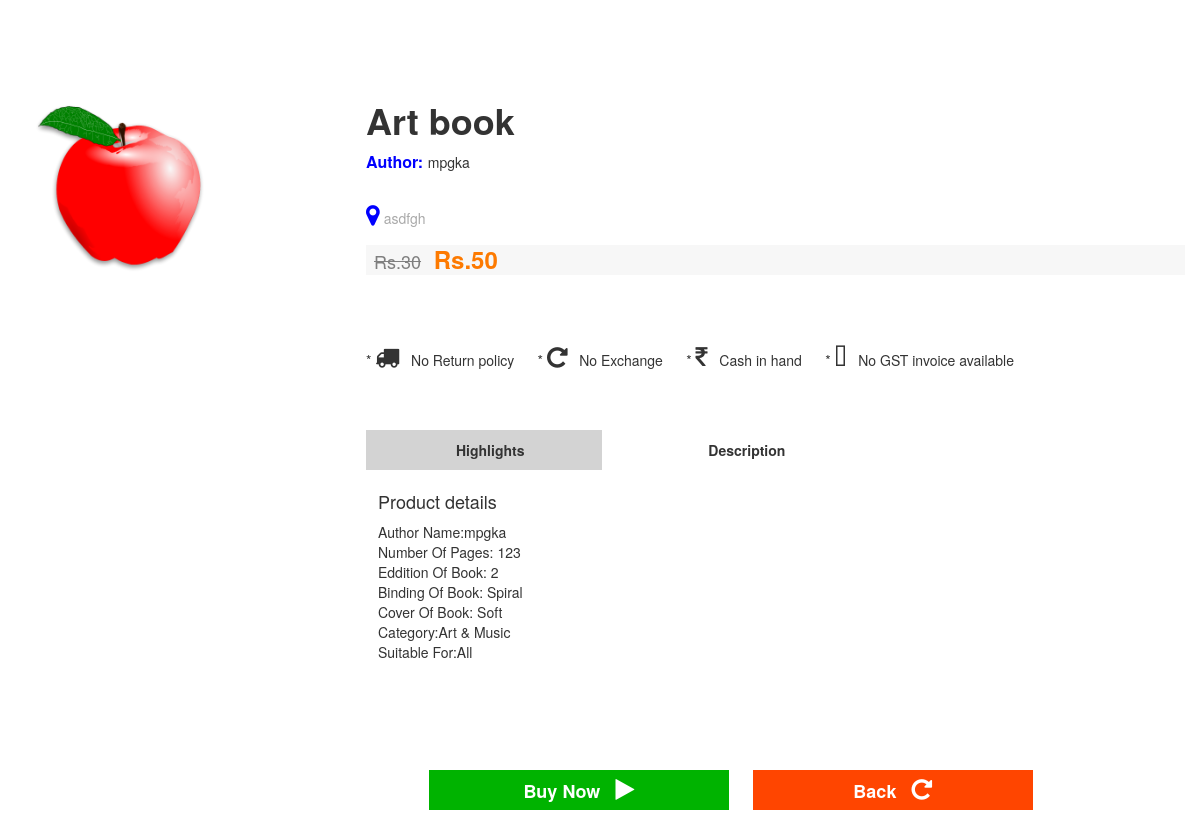
The app's page /sdetails.php?id=43 with its own data.
### tables this page shows
CREATE TABLE `book` (
  `id` int(255) NOT NULL,
  `NameOfBook` varchar(255) NOT NULL,
  `BookAuthorName` varchar(255) NOT NULL,
  `DescriptionOfBook` varchar(255) NOT NULL,
  `NumberOfPages` varchar(255) NOT NULL,
  `EdditionOfBook` varchar(255) NOT NULL,
  `BindingOfBook` varchar(255) NOT NULL,
  `CoverOfBook` varchar(255) NOT NULL,
  `Category` varchar(255) NOT NULL,
  `SuitableFor` varchar(255) NOT NULL,
  `ActualPrice` varchar(255) NOT NULL,
  `SellingPrice` varchar(255) NOT NULL,
  `BookImage` varchar(255) NOT NULL,
  `SName` varchar(255) NOT NULL,
  `SEId` varchar(255) NOT NULL,
  `SPhoNo` varchar(255) NOT NULL,
  `SAdd` varchar(255) NOT NULL,
  `BookStore` varchar(255) NOT NULL
);

### sdetails.php (the view, shortened to what this page needs)
<?php
    $host='localhost';
    $username='root';
    $password='';
    $dbname = "bookbasket";
    $conn=mysqli_connect($host,$username,$password,"$dbname");
?>
<!DOCTYPE html>
<html lang="en">
<head>
<link rel="stylesheet" href="https://cdnjs.cloudflare.com/ajax/libs/font-awesome/4.7.0/css/font-awesome.min.css">
<link rel="stylesheet" href="css/styles.css">
 <link rel="stylesheet" href="https://maxcdn.bootstrapcdn.com/bootstrap/3.4.1/css/bootstrap.min.css">
</head>
<body>
<div class="container">
<div class="left">
<?php
	$id=$_GET['id'];
	$querydisplay=mysqli_query($conn,"select * from `book` where id='$id'");
	$result=mysqli_fetch_array($querydisplay);
?>
<br><br>
<br><br><br>
<p>&nbsp&nbsp&nbsp&nbsp<img src=" <?php echo $result['BookImage']; ?>" height="50%" width="50%"> </p>
</div>
<div class="right">
<br><br><br><br>
<h1><strong><?php echo $result['NameOfBook']; ?></strong></h1>
<p><span style="color: blue; font-size: 16px; font-weight: bold">Author: </span><?php echo $result['BookAuthorName']; ?></p>
<br>
<i style="color: Blue; font-size:24px" class="fa">&#xf041;</i>
<span style="color: DarkGrey; font-size: 18"><?php echo $result['SAdd']; ?></span>
<div class="price">
    <span class="usual">Rs.<?php echo $result['SellingPrice']; ?></span>
     <span class="special">Rs.<?php echo $result['ActualPrice']; ?></span>
</div>
<br><br><br>
*&nbsp<i style="font-size:24px" class="fa">&#xf0d1;</i> &nbsp No Return policy&nbsp&nbsp&nbsp&nbsp&nbsp
*&nbsp<i style="font-size:24px" class="fa">&#xf01e;</i> &nbsp No Exchange&nbsp&nbsp&nbsp&nbsp&nbsp
*&nbsp<i style="font-size:24px" class="fa">&#xf156;</i> &nbsp Cash in hand&nbsp&nbsp&nbsp&nbsp&nbsp
*&nbsp<i style="font-size:24px" class="fa">&#xf570;</i> &nbsp No GST invoice available
<div class="hero">
<br><br><br>
<div class="form-box">
<div class="button-box">
<div id="btn"></div>
<button type="button" class="toggle-btn" onclick="details()"><b>Highlights</b></span></button>
<button type="button" class="toggle-btn" onclick="description()"><b>Description</b></button>
</div>
<div id="details" class="input-group" class="input-field">
<h4>Product details</h1>
<p>Author Name:<?php echo $result['BookAuthorName']; ?> <br>
Number Of Pages: <?php echo $result['NumberOfPages']; ?><br>
Eddition Of Book: <?php echo $result['EdditionOfBook']; ?><br>
Binding Of Book: <?php echo $result['BindingOfBook']; ?><br>
Cover Of Book: <?php echo $result['CoverOfBook']; ?><br>
Category:<?php echo $result['Category']; ?><br>
Suitable For:<?php echo $result['SuitableFor']; ?><br>
</p>
</div>
</div>
</div>
</div>
        </div>
 <br><br>
</body>
</html>

### css/styles.css (style rules this page uses)
* { margin: 0; padding: 0; }
body { margin: 20px auto; font-family: "Lato"; font-weight: 300; }

### sdetails.php (style rules this page uses)
* { box-sizing: border-box; }
img { vertical-align: middle; }
.container { width: 100%; height: 100%; background-color: white; margin: auto; }
.container .left { width: 30%; height: auto; background-color: none; float: left; }
.container .right { width: 70%; height: 100%; background-color: none; float: right; }
.price { background: none repeat scroll 0 0 #F7F7F7; color: #383838; font-size: 24px; font-weight: bold; line-height: 16px; margin: 17px 0 10px; padding: 6px 0 6px 8px; }
.usual { color: #7F7F7F; font-size: 18px; font-weight: normal; line-height: 16px; padding-right: 6px; text-decoration: line-through; }
.special { color: #FD7A01; font-weight: bold; text-decoration: none; }
.hero { width: 0; height: auto; }
.form-box { width: 510px; height: 320px; position: relative; margin: 6% auto; padding: 0; background: #fff; overflow: hidden; }
.button-box { width: 510px; position: relative; }
.toggle-btn { padding: 10px 90px; cursor: pointer; background: transparent; border: 0; outline: none; position: relative; }
.input-group { top: 50px; padding: 2px; position: absolute; width: 480px; transition: .5s; }
#btn { top: 0; left: 0; position: absolute; width: 236px; height: 100%; background: LightGrey; transition: .5s; }
#details { left: 10px; }

### records on screen
book: BookImage (picture), NameOfBook "Art book", BookAuthorName "mpgka", SAdd "asdfgh", SellingPrice "30", ActualPrice "50", NumberOfPages "123", EdditionOfBook "2", BindingOfBook "Spiral", CoverOfBook "Soft", Category "Art & Music", SuitableFor "All"
